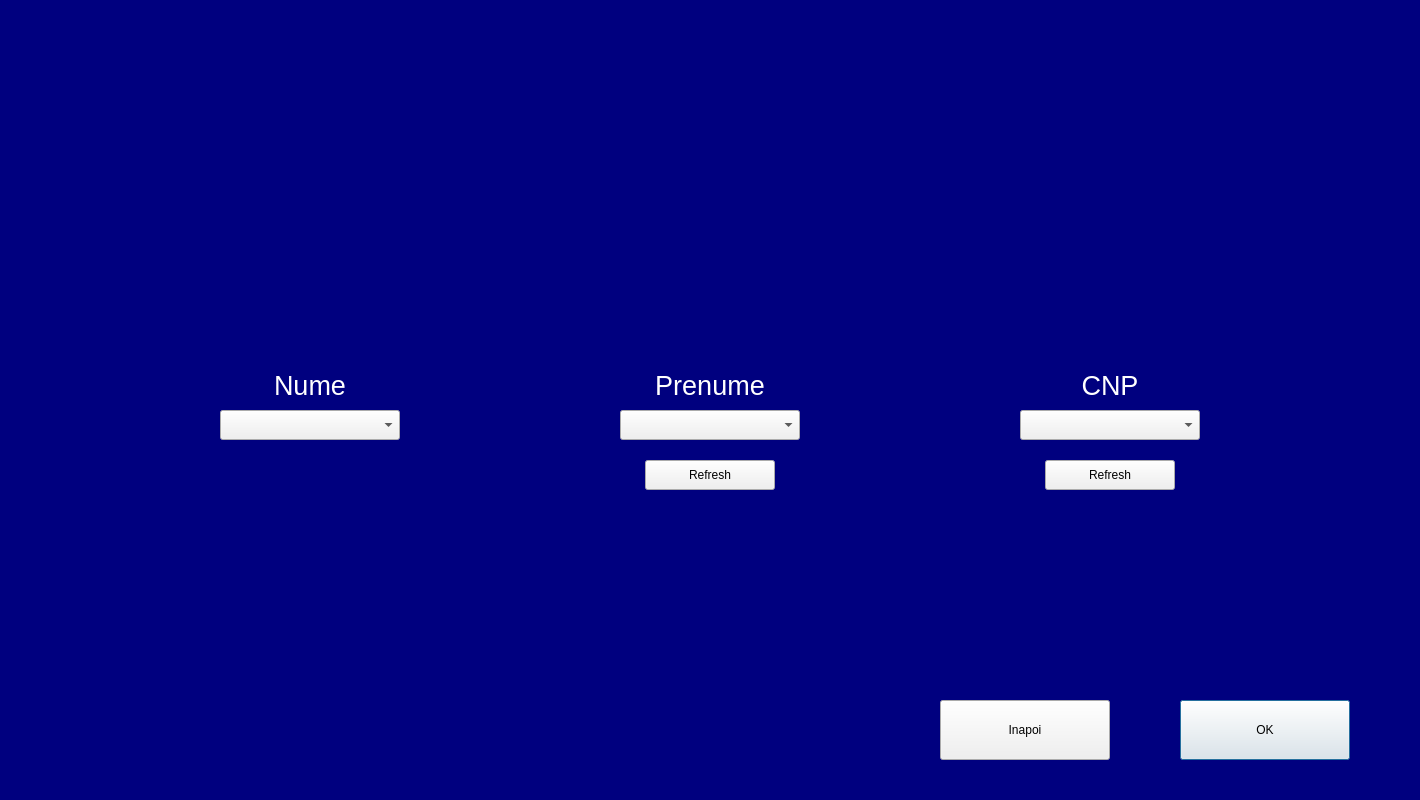
<?xml version="1.0" encoding="UTF-8"?>
<ui version="4.0">
 <class>Dialog</class>
 <widget class="QDialog" name="Dialog">
  <property name="geometry">
   <rect>
    <x>0</x>
    <y>0</y>
    <width>1420</width>
    <height>800</height>
   </rect>
  </property>
  <property name="windowTitle">
   <string>Dialog</string>
  </property>
  <property name="styleSheet">
   <string notr="true">background-color: rgb(0, 0, 127);</string>
  </property>
  <widget class="QComboBox" name="nume">
   <property name="geometry">
    <rect>
     <x>220</x>
     <y>410</y>
     <width>180</width>
     <height>30</height>
    </rect>
   </property>
   <property name="styleSheet">
    <string notr="true">background-color: rgb(240, 240, 240);</string>
   </property>
  </widget>
  <widget class="QLabel" name="label">
   <property name="geometry">
    <rect>
     <x>220</x>
     <y>370</y>
     <width>180</width>
     <height>30</height>
    </rect>
   </property>
   <property name="font">
    <font>
     <pointsize>20</pointsize>
    </font>
   </property>
   <property name="styleSheet">
    <string notr="true">color: rgb(255, 255, 255);</string>
   </property>
   <property name="text">
    <string>Nume</string>
   </property>
   <property name="alignment">
    <set>Qt::AlignCenter</set>
   </property>
  </widget>
  <widget class="QComboBox" name="prenume">
   <property name="geometry">
    <rect>
     <x>620</x>
     <y>410</y>
     <width>180</width>
     <height>30</height>
    </rect>
   </property>
   <property name="styleSheet">
    <string notr="true">background-color: rgb(240, 240, 240);</string>
   </property>
  </widget>
  <widget class="QLabel" name="label_2">
   <property name="geometry">
    <rect>
     <x>620</x>
     <y>370</y>
     <width>180</width>
     <height>30</height>
    </rect>
   </property>
   <property name="font">
    <font>
     <pointsize>20</pointsize>
    </font>
   </property>
   <property name="styleSheet">
    <string notr="true">color: rgb(255, 255, 255);</string>
   </property>
   <property name="text">
    <string>Prenume</string>
   </property>
   <property name="alignment">
    <set>Qt::AlignCenter</set>
   </property>
  </widget>
  <widget class="QComboBox" name="cnp">
   <property name="geometry">
    <rect>
     <x>1020</x>
     <y>410</y>
     <width>180</width>
     <height>30</height>
    </rect>
   </property>
   <property name="styleSheet">
    <string notr="true">background-color: rgb(240, 240, 240);</string>
   </property>
  </widget>
  <widget class="QLabel" name="label_3">
   <property name="geometry">
    <rect>
     <x>1020</x>
     <y>370</y>
     <width>180</width>
     <height>30</height>
    </rect>
   </property>
   <property name="font">
    <font>
     <pointsize>20</pointsize>
    </font>
   </property>
   <property name="styleSheet">
    <string notr="true">color: rgb(255, 255, 255);</string>
   </property>
   <property name="text">
    <string>CNP</string>
   </property>
   <property name="alignment">
    <set>Qt::AlignCenter</set>
   </property>
  </widget>
  <widget class="QPushButton" name="butonOK">
   <property name="geometry">
    <rect>
     <x>1180</x>
     <y>700</y>
     <width>170</width>
     <height>60</height>
    </rect>
   </property>
   <property name="styleSheet">
    <string notr="true">background-color: rgb(240, 240, 240);</string>
   </property>
   <property name="text">
    <string>OK</string>
   </property>
  </widget>
  <widget class="QPushButton" name="butonInapoi">
   <property name="geometry">
    <rect>
     <x>940</x>
     <y>700</y>
     <width>170</width>
     <height>60</height>
    </rect>
   </property>
   <property name="styleSheet">
    <string notr="true">background-color: rgb(240, 240, 240);</string>
   </property>
   <property name="text">
    <string>Inapoi</string>
   </property>
  </widget>
  <widget class="QPushButton" name="refreshPrenume">
   <property name="geometry">
    <rect>
     <x>645</x>
     <y>460</y>
     <width>130</width>
     <height>30</height>
    </rect>
   </property>
   <property name="styleSheet">
    <string notr="true">background-color: rgb(240, 240, 240);</string>
   </property>
   <property name="text">
    <string>Refresh</string>
   </property>
  </widget>
  <widget class="QPushButton" name="refreshCnp">
   <property name="geometry">
    <rect>
     <x>1045</x>
     <y>460</y>
     <width>130</width>
     <height>30</height>
    </rect>
   </property>
   <property name="styleSheet">
    <string notr="true">background-color: rgb(240, 240, 240);</string>
   </property>
   <property name="text">
    <string>Refresh</string>
   </property>
  </widget>
 </widget>
 <resources/>
 <connections/>
</ui>
